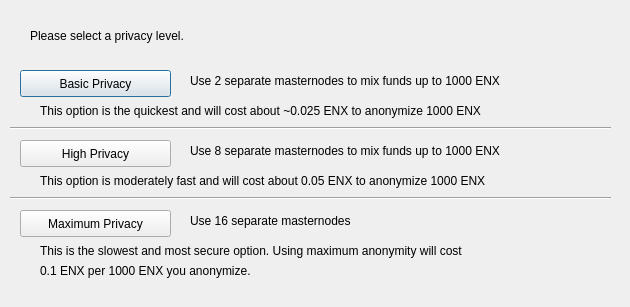
<?xml version="1.0" encoding="UTF-8"?>
<ui version="4.0">
 <class>DarksendConfig</class>
 <widget class="QDialog" name="DarksendConfig">
  <property name="geometry">
   <rect>
    <x>0</x>
    <y>0</y>
    <width>630</width>
    <height>307</height>
   </rect>
  </property>
  <property name="windowTitle">
   <string>Configure PrivateSend</string>
  </property>
  <widget class="QPushButton" name="buttonBasic">
   <property name="geometry">
    <rect>
     <x>20</x>
     <y>70</y>
     <width>151</width>
     <height>27</height>
    </rect>
   </property>
   <property name="text">
    <string>Basic Privacy</string>
   </property>
  </widget>
  <widget class="QPushButton" name="buttonHigh">
   <property name="geometry">
    <rect>
     <x>20</x>
     <y>140</y>
     <width>151</width>
     <height>27</height>
    </rect>
   </property>
   <property name="text">
    <string>High Privacy</string>
   </property>
  </widget>
  <widget class="QPushButton" name="buttonMax">
   <property name="geometry">
    <rect>
     <x>20</x>
     <y>210</y>
     <width>151</width>
     <height>27</height>
    </rect>
   </property>
   <property name="text">
    <string>Maximum Privacy</string>
   </property>
  </widget>
  <widget class="QLabel" name="label">
   <property name="geometry">
    <rect>
     <x>30</x>
     <y>20</y>
     <width>571</width>
     <height>31</height>
    </rect>
   </property>
   <property name="text">
    <string>Please select a privacy level.</string>
   </property>
  </widget>
  <widget class="QLabel" name="label_2">
   <property name="geometry">
    <rect>
     <x>190</x>
     <y>70</y>
     <width>421</width>
     <height>21</height>
    </rect>
   </property>
   <property name="text">
    <string>Use 2 separate masternodes to mix funds up to 1000 ENX</string>
   </property>
  </widget>
  <widget class="QLabel" name="label_3">
   <property name="geometry">
    <rect>
     <x>190</x>
     <y>140</y>
     <width>411</width>
     <height>21</height>
    </rect>
   </property>
   <property name="text">
    <string>Use 8 separate masternodes to mix funds up to 1000 ENX</string>
   </property>
  </widget>
  <widget class="QLabel" name="label_4">
   <property name="geometry">
    <rect>
     <x>190</x>
     <y>210</y>
     <width>421</width>
     <height>21</height>
    </rect>
   </property>
   <property name="text">
    <string>Use 16 separate masternodes</string>
   </property>
  </widget>
  <widget class="QLabel" name="label_6">
   <property name="geometry">
    <rect>
     <x>40</x>
     <y>100</y>
     <width>561</width>
     <height>21</height>
    </rect>
   </property>
   <property name="text">
    <string>This option is the quickest and will cost about ~0.025 ENX to anonymize 1000 ENX</string>
   </property>
  </widget>
  <widget class="QLabel" name="label_7">
   <property name="geometry">
    <rect>
     <x>40</x>
     <y>170</y>
     <width>561</width>
     <height>21</height>
    </rect>
   </property>
   <property name="text">
    <string>This option is moderately fast and will cost about 0.05 ENX to anonymize 1000 ENX</string>
   </property>
  </widget>
  <widget class="QLabel" name="label_8">
   <property name="geometry">
    <rect>
     <x>40</x>
     <y>240</y>
     <width>561</width>
     <height>21</height>
    </rect>
   </property>
   <property name="text">
    <string>This is the slowest and most secure option. Using maximum anonymity will cost</string>
   </property>
  </widget>
  <widget class="QLabel" name="label_9">
   <property name="geometry">
    <rect>
     <x>40</x>
     <y>260</y>
     <width>561</width>
     <height>21</height>
    </rect>
   </property>
   <property name="text">
    <string>0.1 ENX per 1000 ENX you anonymize.</string>
   </property>
  </widget>
  <widget class="Line" name="line">
   <property name="geometry">
    <rect>
     <x>10</x>
     <y>120</y>
     <width>601</width>
     <height>16</height>
    </rect>
   </property>
   <property name="orientation">
    <enum>Qt::Horizontal</enum>
   </property>
  </widget>
  <widget class="Line" name="line_2">
   <property name="geometry">
    <rect>
     <x>10</x>
     <y>190</y>
     <width>601</width>
     <height>16</height>
    </rect>
   </property>
   <property name="orientation">
    <enum>Qt::Horizontal</enum>
   </property>
  </widget>
 </widget>
 <resources/>
 <connections/>
</ui>
